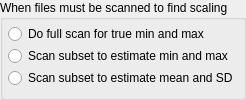
          <widget class="QGroupBox" name="scanningBox">
           <property name="title">
            <string>When files must be scanned to find scaling</string>
           </property>
           <layout class="QVBoxLayout" name="verticalLayout_4">
            <property name="spacing">
             <number>0</number>
            </property>
            <property name="leftMargin">
             <number>5</number>
            </property>
            <property name="topMargin">
             <number>2</number>
            </property>
            <property name="rightMargin">
             <number>5</number>
            </property>
            <property name="bottomMargin">
             <number>5</number>
            </property>
            <item>
             <widget class="QRadioButton" name="fullScanButton">
              <property name="toolTip">
               <string>Read whole file to find min and max when scaling is unknown</string>
              </property>
              <property name="text">
               <string>Do full scan for true min and max</string>
              </property>
             </widget>
            </item>
            <item>
             <widget class="QRadioButton" name="subsetMinMaxButton">
              <property name="toolTip">
               <string>Scan 1 MB chunks at ~10 MB intervals to estimate min and max when scaling is unknown</string>
              </property>
              <property name="text">
               <string>Scan subset to estimate min and max</string>
              </property>
             </widget>
            </item>
            <item>
             <widget class="QRadioButton" name="subsetMeanSDButton">
              <property name="toolTip">
               <string>Scan 1 MB chunks at ~10 MB intervals to estimate the mean and SD when scaling is unknown</string>
              </property>
              <property name="text">
               <string>Scan subset to estimate mean and SD</string>
              </property>
             </widget>
            </item>
           </layout>
          </widget>
